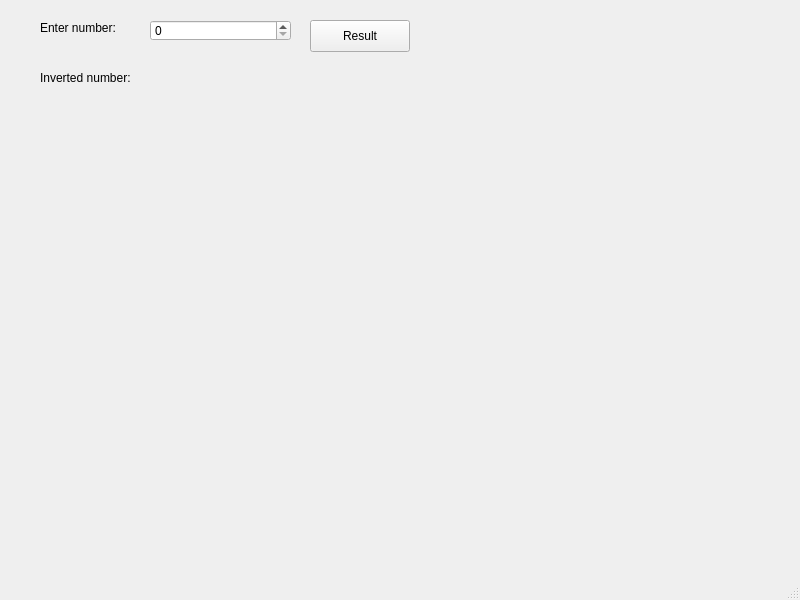
<?xml version="1.0" encoding="UTF-8"?>
<ui version="4.0">
 <class>MainWindow</class>
 <widget class="QMainWindow" name="MainWindow">
  <property name="geometry">
   <rect>
    <x>0</x>
    <y>0</y>
    <width>800</width>
    <height>600</height>
   </rect>
  </property>
  <property name="windowTitle">
   <string>MainWindow</string>
  </property>
  <widget class="QWidget" name="centralwidget">
   <widget class="QLabel" name="label_enter_number">
    <property name="geometry">
     <rect>
      <x>40</x>
      <y>20</y>
      <width>91</width>
      <height>16</height>
     </rect>
    </property>
    <property name="text">
     <string>Enter number:</string>
    </property>
   </widget>
   <widget class="QLabel" name="label_inverted_num">
    <property name="geometry">
     <rect>
      <x>40</x>
      <y>70</y>
      <width>111</width>
      <height>16</height>
     </rect>
    </property>
    <property name="text">
     <string>Inverted number:</string>
    </property>
   </widget>
   <widget class="QLabel" name="label_answer">
    <property name="geometry">
     <rect>
      <x>170</x>
      <y>70</y>
      <width>161</width>
      <height>16</height>
     </rect>
    </property>
    <property name="text">
     <string/>
    </property>
   </widget>
   <widget class="QPushButton" name="pushButton_result">
    <property name="geometry">
     <rect>
      <x>310</x>
      <y>20</y>
      <width>100</width>
      <height>32</height>
     </rect>
    </property>
    <property name="text">
     <string>Result</string>
    </property>
   </widget>
   <widget class="QSpinBox" name="spinBox_number">
    <property name="geometry">
     <rect>
      <x>150</x>
      <y>20</y>
      <width>141</width>
      <height>21</height>
     </rect>
    </property>
    <property name="maximum">
     <number>1000000000</number>
    </property>
   </widget>
  </widget>
  <widget class="QMenuBar" name="menubar">
   <property name="geometry">
    <rect>
     <x>0</x>
     <y>0</y>
     <width>800</width>
     <height>24</height>
    </rect>
   </property>
  </widget>
  <widget class="QStatusBar" name="statusbar"/>
 </widget>
 <resources/>
 <connections/>
</ui>
